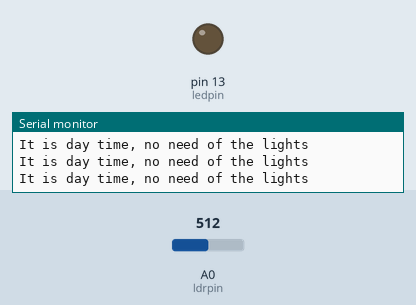
A sketch run on a simulated Arduino Uno, built with avr-gcc and run on an emulated ATmega328P. Shown: output pins drawn as LEDs (lit = HIGH), the last lines printed to the serial monitor. Inputs (shaded band) come from the test bench; at power-on: A0 (ldrpin) = 512.

Above: at 1.3 s.
1.4 s: A0 (ldrpin) set to 159
2.9 s: A0 (ldrpin) set to 134
At 4.2 s:
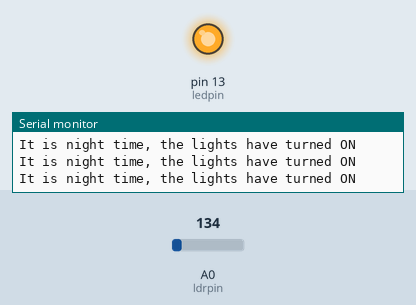
4.5 s: A0 (ldrpin) set to 160
At 5.3 s:
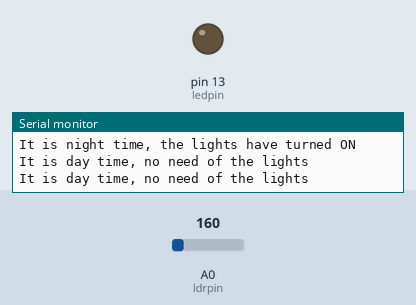
6.0 s: A0 (ldrpin) set to 140
At 6.5 s:
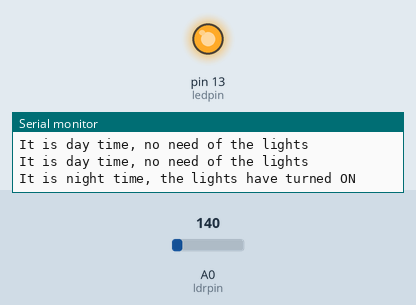
Timing chart, 0 to 8.5 s (numbered marks = the images above; inputs shaded):
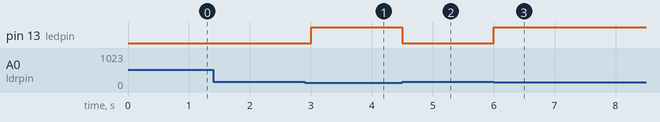

Measured:
- the behaviour switches between 151 and 150 on A0 (ldrpin) (found by bisection; images 0 and 1)
- after the input at 2.9 s, pin 13 (ledpin): LOW → HIGH after 0.10 s
- after the input at 4.5 s, pin 13 (ledpin): HIGH → LOW at once
- after the input at 6.0 s, pin 13 (ledpin): LOW → HIGH at once

The sketch:

LDR_and_LED.ino
```cpp
//Initializing the pins
//Constant value cannot be changed throughout the program
const int ledpin = 13;    // Number of the digital pin to which LED is connected
const int ldrpin = A0;    // Number of the analog pin to which the LDR is connected

void setup()
{
  Serial.begin(9600);
  pinMode(ledpin, OUTPUT);  // Initialize the LED pin as output
  pinMode(ldrpin, INPUT);  // Initialize the LDR pin as input
}


void loop()
{
  int ldrstatus = analogRead(ldrpin);  //read the status of the LDR value
  //Check if the LDR value is less than or equal to 150
  // if the condition is true then the LED will be high

  if (ldrstatus <= 150)
  {
    digitalWrite(ledpin, HIGH);  // Turn on LED
    Serial.println("It is night time, the lights have turned ON");  //Print message on Pi
  }
  else
  {
    digitalWrite(ledpin, LOW);  // Turn off LED
    Serial.println("It is day time, no need of the lights");  // Print message on Pi
  }
  delay(500);
}
```
